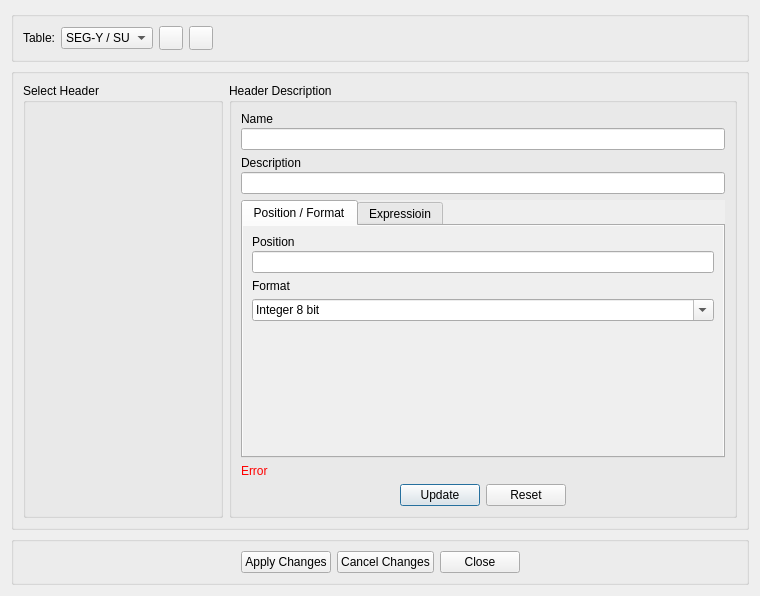
<?xml version="1.0" encoding="UTF-8"?>
<ui version="4.0">
 <class>EditHdrDialog</class>
 <widget class="QDialog" name="EditHdrDialog">
  <property name="windowTitle">
   <string>Header Editor</string>
  </property>
  <layout class="QVBoxLayout" name="verticalLayout_4">
   <item>
    <widget class="QGroupBox" name="groupBox_5">
     <property name="sizePolicy">
      <sizepolicy hsizetype="Preferred" vsizetype="Fixed">
       <horstretch>0</horstretch>
       <verstretch>0</verstretch>
      </sizepolicy>
     </property>
     <property name="title">
      <string/>
     </property>
     <layout class="QHBoxLayout" name="horizontalLayout">
      <item>
       <widget class="QLabel" name="label_6">
        <property name="text">
         <string>Table:</string>
        </property>
       </widget>
      </item>
      <item>
       <widget class="QComboBox" name="cbSet">
        <property name="editable">
         <bool>false</bool>
        </property>
        <property name="currentIndex">
         <number>0</number>
        </property>
        <item>
         <property name="text">
          <string>SEG-Y / SU</string>
         </property>
        </item>
        <item>
         <property name="text">
          <string>CST</string>
         </property>
        </item>
       </widget>
      </item>
      <item>
       <widget class="QPushButton" name="btnAddItem">
        <property name="iconSize"><size><width>20</width><height>20</height></size></property>
        <property name="enabled">
         <bool>true</bool>
        </property>
        <property name="sizePolicy">
         <sizepolicy hsizetype="Fixed" vsizetype="Fixed">
          <horstretch>0</horstretch>
          <verstretch>0</verstretch>
         </sizepolicy>
        </property>
        <property name="minimumSize">
         <size>
          <width>24</width>
          <height>24</height>
         </size>
        </property>
        <property name="maximumSize">
         <size>
          <width>24</width>
          <height>24</height>
         </size>
        </property>
        <property name="focusPolicy">
         <enum>Qt::StrongFocus</enum>
        </property>
        <property name="text">
         <string/>
        </property>
        <property name="icon">
         <iconset resource="myrc.qrc">
          <normaloff>:/images/AddItem.png</normaloff>:/images/AddItem.png</iconset>
        </property>
        <property name="autoDefault">
         <bool>false</bool>
        </property>
       </widget>
      </item>
      <item>
       <widget class="QPushButton" name="btnDelItem">
        <property name="iconSize"><size><width>20</width><height>20</height></size></property>
        <property name="enabled">
         <bool>true</bool>
        </property>
        <property name="sizePolicy">
         <sizepolicy hsizetype="Fixed" vsizetype="Fixed">
          <horstretch>0</horstretch>
          <verstretch>0</verstretch>
         </sizepolicy>
        </property>
        <property name="minimumSize">
         <size>
          <width>24</width>
          <height>24</height>
         </size>
        </property>
        <property name="maximumSize">
         <size>
          <width>24</width>
          <height>24</height>
         </size>
        </property>
        <property name="text">
         <string/>
        </property>
        <property name="icon">
         <iconset resource="myrc.qrc">
          <normaloff>:/images/DelItem.png</normaloff>:/images/DelItem.png</iconset>
        </property>
        <property name="autoDefault">
         <bool>false</bool>
        </property>
       </widget>
      </item>
      <item>
       <spacer name="horizontalSpacer_6">
        <property name="orientation">
         <enum>Qt::Horizontal</enum>
        </property>
        <property name="sizeHint" stdset="0">
         <size>
          <width>394</width>
          <height>17</height>
         </size>
        </property>
       </spacer>
      </item>
     </layout>
    </widget>
   </item>
   <item>
    <widget class="QGroupBox" name="groupBox_2">
     <property name="title">
      <string/>
     </property>
     <layout class="QHBoxLayout" name="horizontalLayout_3">
      <item>
       <widget class="QGroupBox" name="hdrsBox">
        <property name="sizePolicy">
         <sizepolicy hsizetype="Expanding" vsizetype="Expanding">
          <horstretch>0</horstretch>
          <verstretch>0</verstretch>
         </sizepolicy>
        </property>
        <property name="minimumSize">
         <size>
          <width>200</width>
          <height>0</height>
         </size>
        </property>
        <property name="maximumSize">
         <size>
          <width>280</width>
          <height>16777215</height>
         </size>
        </property>
        <property name="title">
         <string>Select Header</string>
        </property>
       </widget>
      </item>
      <item>
       <widget class="QGroupBox" name="selHdrsBox">
        <property name="sizePolicy">
         <sizepolicy hsizetype="Expanding" vsizetype="Expanding">
          <horstretch>0</horstretch>
          <verstretch>0</verstretch>
         </sizepolicy>
        </property>
        <property name="minimumSize">
         <size>
          <width>400</width>
          <height>0</height>
         </size>
        </property>
        <property name="title">
         <string>Header Description</string>
        </property>
        <layout class="QVBoxLayout" name="verticalLayout_3">
         <item>
          <layout class="QVBoxLayout" name="verticalLayout_2">
           <property name="spacing">
            <number>2</number>
           </property>
           <item>
            <widget class="QLabel" name="label_2">
             <property name="text">
              <string>Name</string>
             </property>
            </widget>
           </item>
           <item>
            <widget class="QLineEdit" name="edName"/>
           </item>
          </layout>
         </item>
         <item>
          <layout class="QVBoxLayout" name="verticalLayout">
           <property name="spacing">
            <number>2</number>
           </property>
           <item>
            <widget class="QLabel" name="label_3">
             <property name="text">
              <string>Description</string>
             </property>
            </widget>
           </item>
           <item>
            <widget class="QLineEdit" name="edDesc"/>
           </item>
          </layout>
         </item>
         <item>
          <widget class="QTabWidget" name="tabMode">
           <property name="autoFillBackground">
            <bool>true</bool>
           </property>
           <property name="currentIndex">
            <number>0</number>
           </property>
           <widget class="QWidget" name="tab">
            <property name="autoFillBackground">
             <bool>true</bool>
            </property>
            <attribute name="title">
             <string>Position / Format</string>
            </attribute>
            <layout class="QVBoxLayout" name="verticalLayout_7">
             <item>
              <layout class="QVBoxLayout" name="verticalLayout_5">
               <property name="spacing">
                <number>2</number>
               </property>
               <item>
                <widget class="QLabel" name="label_4">
                 <property name="text">
                  <string>Position</string>
                 </property>
                </widget>
               </item>
               <item>
                <widget class="QLineEdit" name="edPos"/>
               </item>
              </layout>
             </item>
             <item>
              <layout class="QVBoxLayout" name="verticalLayout_6">
               <item>
                <widget class="QLabel" name="label_5">
                 <property name="text">
                  <string>Format</string>
                 </property>
                </widget>
               </item>
               <item>
                <widget class="QComboBox" name="cbForm">
                 <property name="editable">
                  <bool>true</bool>
                 </property>
                 <property name="currentIndex">
                  <number>0</number>
                 </property>
                 <item>
                  <property name="text">
                   <string>Integer 8 bit</string>
                  </property>
                 </item>
                 <item>
                  <property name="text">
                   <string>Integer 16 bit</string>
                  </property>
                 </item>
                 <item>
                  <property name="text">
                   <string>Unsigned integer 16 bit</string>
                  </property>
                 </item>
                 <item>
                  <property name="text">
                   <string>Ineger 32 bit</string>
                  </property>
                 </item>
                 <item>
                  <property name="text">
                   <string>IEEE float 32 bit</string>
                  </property>
                 </item>
                 <item>
                  <property name="text">
                   <string>IEEE float 64 bit</string>
                  </property>
                 </item>
                 <item>
                  <property name="text">
                   <string>IBM float 32 bit</string>
                  </property>
                 </item>
                 <item>
                  <property name="text">
                   <string>Expression</string>
                  </property>
                 </item>
                </widget>
               </item>
              </layout>
             </item>
             <item>
              <spacer name="verticalSpacer">
               <property name="orientation">
                <enum>Qt::Vertical</enum>
               </property>
               <property name="sizeHint" stdset="0">
                <size>
                 <width>20</width>
                 <height>124</height>
                </size>
               </property>
              </spacer>
             </item>
            </layout>
           </widget>
           <widget class="QWidget" name="tab_2">
            <property name="autoFillBackground">
             <bool>true</bool>
            </property>
            <attribute name="title">
             <string>Expressioin</string>
            </attribute>
            <layout class="QHBoxLayout" name="horizontalLayout_5">
             <item>
              <widget class="QPlainTextEdit" name="txtExpr"/>
             </item>
             <item>
              <widget class="QGroupBox" name="groupBox">
               <property name="minimumSize">
                <size>
                 <width>200</width>
                 <height>0</height>
                </size>
               </property>
               <property name="title">
                <string>Header List</string>
               </property>
               <layout class="QVBoxLayout" name="verticalLayout_8">
                <property name="spacing">
                 <number>0</number>
                </property>
                <property name="leftMargin">
                 <number>0</number>
                </property>
                <property name="topMargin">
                 <number>0</number>
                </property>
                <property name="rightMargin">
                 <number>0</number>
                </property>
                <property name="bottomMargin">
                 <number>0</number>
                </property>
                <item>
                 <widget class="QPushButton" name="insBtn">
                  <property name="iconSize"><size><width>20</width><height>20</height></size></property>
                  <property name="minimumSize"><size><width>24</width><height>24</height></size></property>
                  <property name="sizePolicy">
                   <sizepolicy hsizetype="Fixed" vsizetype="Fixed">
                    <horstretch>0</horstretch>
                    <verstretch>0</verstretch>
                   </sizepolicy>
                  </property>
                  <property name="maximumSize">
                   <size>
                    <width>24</width>
                    <height>24</height>
                   </size>
                  </property>
                  <property name="text">
                   <string/>
                  </property>
                  <property name="icon">
                   <iconset resource="myrc.qrc">
                    <normaloff>:/images/ToLeft.png</normaloff>:/images/ToLeft.png</iconset>
                  </property>
                  <property name="autoDefault">
                   <bool>false</bool>
                  </property>
                 </widget>
                </item>
                <item>
                 <widget class="QFrame" name="frmHdrs">
                  <property name="frameShape">
                   <enum>QFrame::StyledPanel</enum>
                  </property>
                  <property name="frameShadow">
                   <enum>QFrame::Raised</enum>
                  </property>
                 </widget>
                </item>
               </layout>
              </widget>
             </item>
            </layout>
           </widget>
          </widget>
         </item>
         <item>
          <widget class="QLabel" name="lbErr">
           <property name="palette">
            <palette>
             <active>
              <colorrole role="WindowText">
               <brush brushstyle="SolidPattern">
                <color alpha="255">
                 <red>255</red>
                 <green>0</green>
                 <blue>0</blue>
                </color>
               </brush>
              </colorrole>
             </active>
             <inactive>
              <colorrole role="WindowText">
               <brush brushstyle="SolidPattern">
                <color alpha="255">
                 <red>255</red>
                 <green>0</green>
                 <blue>0</blue>
                </color>
               </brush>
              </colorrole>
             </inactive>
             <disabled>
              <colorrole role="WindowText">
               <brush brushstyle="SolidPattern">
                <color alpha="255">
                 <red>120</red>
                 <green>120</green>
                 <blue>120</blue>
                </color>
               </brush>
              </colorrole>
             </disabled>
            </palette>
           </property>
           <property name="text">
            <string>Error</string>
           </property>
          </widget>
         </item>
         <item>
          <layout class="QHBoxLayout" name="horizontalLayout_4">
           <item>
            <spacer name="horizontalSpacer_4">
             <property name="orientation">
              <enum>Qt::Horizontal</enum>
             </property>
             <property name="sizeHint" stdset="0">
              <size>
               <width>40</width>
               <height>20</height>
              </size>
             </property>
            </spacer>
           </item>
           <item>
            <widget class="QPushButton" name="btnUpdate">
             <property name="text">
              <string>Update</string>
             </property>
            </widget>
           </item>
           <item>
            <widget class="QPushButton" name="btnReset">
             <property name="text">
              <string>Reset</string>
             </property>
            </widget>
           </item>
           <item>
            <spacer name="horizontalSpacer_5">
             <property name="orientation">
              <enum>Qt::Horizontal</enum>
             </property>
             <property name="sizeHint" stdset="0">
              <size>
               <width>40</width>
               <height>20</height>
              </size>
             </property>
            </spacer>
           </item>
          </layout>
         </item>
        </layout>
       </widget>
      </item>
     </layout>
    </widget>
   </item>
   <item>
    <widget class="QGroupBox" name="groupBox_3">
     <property name="sizePolicy">
      <sizepolicy hsizetype="Preferred" vsizetype="Fixed">
       <horstretch>0</horstretch>
       <verstretch>0</verstretch>
      </sizepolicy>
     </property>
     <property name="title">
      <string/>
     </property>
     <layout class="QHBoxLayout" name="horizontalLayout_2">
      <item>
       <spacer name="horizontalSpacer">
        <property name="orientation">
         <enum>Qt::Horizontal</enum>
        </property>
        <property name="sizeHint" stdset="0">
         <size>
          <width>203</width>
          <height>20</height>
         </size>
        </property>
       </spacer>
      </item>
      <item>
       <widget class="QPushButton" name="btnApply">
        <property name="text">
         <string>Apply Changes</string>
        </property>
       </widget>
      </item>
      <item>
       <widget class="QPushButton" name="btnDiscard">
        <property name="text">
         <string>Cancel Changes</string>
        </property>
       </widget>
      </item>
      <item>
       <widget class="QPushButton" name="btnClose">
        <property name="text">
         <string>Close</string>
        </property>
       </widget>
      </item>
      <item>
       <spacer name="horizontalSpacer_2">
        <property name="orientation">
         <enum>Qt::Horizontal</enum>
        </property>
        <property name="sizeHint" stdset="0">
         <size>
          <width>202</width>
          <height>20</height>
         </size>
        </property>
       </spacer>
      </item>
     </layout>
    </widget>
   </item>
  </layout>
 </widget>
 <resources>
  <include location="myrc.qrc"/>
 </resources>
 <connections/>
</ui>
